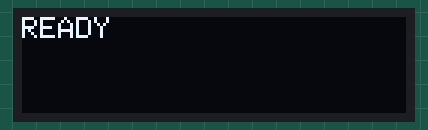
Recording of a sketch running on a simulated Arduino Uno, built with avr-gcc and run on an emulated ATmega328P. Shown: 128×32 one-colour display. The display library's start-up logo is not drawn; the modem accepts every AT command (registered, SIM ready, sends succeed) and sends nothing else.

Above: at 2.5 s.
At 3.0 s:
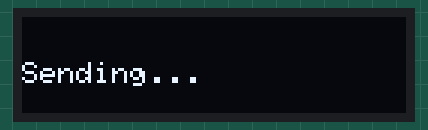

The sketch:

StrippedTest_ScreenOutput.ino
```cpp
#include <SoftwareSerial.h>
#include <SPI.h>
#include <Wire.h>
#include <Adafruit_GFX.h>
#include <Adafruit_SSD1306.h>

#define LEDPin 12
#define rxPin 9
#define txPin 10
#define SCREEN_WIDTH 128    // OLED display width, in pixels
#define SCREEN_HEIGHT 32    // OLED display height, in pixels
#define OLED_RESET     4    // Reset pin # (or -1 if sharing Arduino reset pin)
#define SCREEN_ADDRESS 0x3C ///< See datasheet for Address; 0x3D for 128x64, 0x3C for 128x32

SoftwareSerial loraSerial(rxPin,txPin);
Adafruit_SSD1306 display(SCREEN_WIDTH, SCREEN_HEIGHT, &Wire, OLED_RESET);

int numSent;

void setup()
{
  if(!display.begin(SSD1306_SWITCHCAPVCC, SCREEN_ADDRESS))
  {
    for(;;); // Don't proceed, loop forever
  }
  display.display();
  delay(2000); // Pause for 2 seconds

  // Clear the buffer
  display.clearDisplay();

  display.setTextSize(1);      // Normal 1:1 pixel scale
  display.setTextColor(SSD1306_WHITE); // Draw white text

  loraSerial.begin(115200);

  loraSerial.print("AT+FACTORY\r\n");
  delay(100);   //wait for module to respond

  loraSerial.print("AT+BAND=915000000\r\n");
  delay(100);   //wait for module to respond

  loraSerial.print("AT+ADDRESS=0\r\n");   //needs to be unique
  delay(100);   //wait for module to respond

  loraSerial.print("AT+NETWORKID=0\r\n");   //needs to be same for receiver and transmitter
  delay(100);   //wait for module to respond

  numSent = 0;

  display.setCursor(0,0);             // Start at top-left corner
  display.println(F("READY"));
  display.display();
  delay(500);
}

void loop()
{
    loraSerial.print("AT+SEND=1,4,SENT\r\n");

    display.clearDisplay();
    display.setCursor(0,15);
    display.println(F("Sending..."));
    display.display();

    delay(1000);
}
```

Measured:
- what the display in image 0 shows lasts 0.5 s, from 2.5 s to 3.0 s
